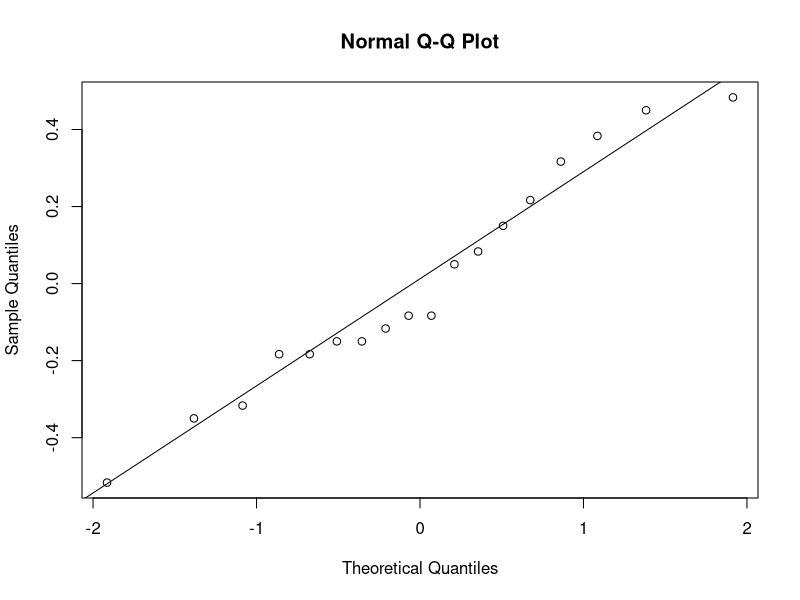
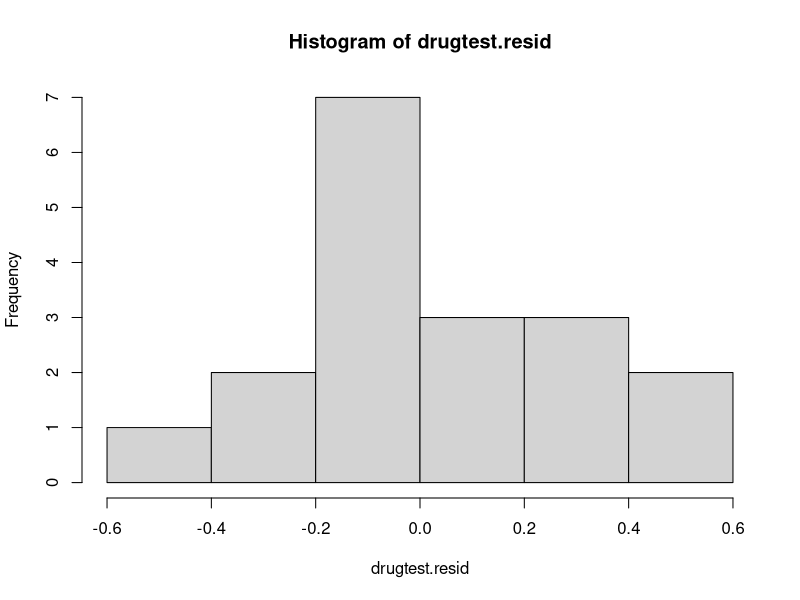

These figures' R source, in order:
## ---- chunk 1
library(tidyverse)
library(broom)
## ---- chunk 2
anova_data_navarro<-data.frame(part_id=c(4,5,6,13,14,15,8,9,16,17,18,7,1,2,3,10,11,12),
                               drug=c("anxifree","anxifree","anxifree","anxifree","anxifree","anxifree","joyzepam","joyzepam","joyzepam",
                                      "joyzepam","joyzepam","joyzepam","placebo","placebo","placebo","placebo","placebo","placebo"),
                               therapy=c("no.therapy","no.therapy","no.therapy","CBT","CBT","CBT","no.therapy","no.therapy",
                                         "CBT","CBT","CBT","no.therapy","no.therapy","no.therapy","no.therapy","CBT","CBT","CBT"),
                               result=c(0.6,0.4,0.2,1.1,0.8,1.2,1.7,1.3,1.8,1.3,1.4,1.4,0.5,0.3,0.1,0.6,0.9,0.3))
## ---- chunk 3
drugtest<-aov(result~drug,anova_data_navarro)
summary(drugtest)
## ---- chunk 4
drugtest_tidy<-tidy(drugtest)
## ---- chunk 5
pairwise.t.test(x=anova_data_navarro$result, 
                g=anova_data_navarro$drug,
                var.equal=TRUE,
                pool.sd=FALSE) 

pairwise.t.test(x=anova_data_navarro$result, 
                g=anova_data_navarro$drug,
                var.equal=TRUE,
                pool.sd=FALSE,
                p.adjust.method="bonferroni")
## ---- chunk 6
TukeyHSD(drugtest)
## ---- chunk 7
drugtest.resid<-residuals(drugtest)
qqnorm(drugtest.resid);qqline(drugtest.resid) #Using a base R version of a QQ plot
hist(drugtest.resid)
shapiro.test(drugtest.resid)
## ---- chunk 8
fligner.test(result~drug,data=anova_data_navarro)
## ---- chunk 9
kruskal.test(anova_data_navarro$result~anova_data_navarro$drug)
## ---- chunk 10
pollen_data<-read_csv("data/Midwest_Pollen_Data.csv")
## ---- chunk 11
pollen_aov<-aov(Picea~Region_fac,data=pollen_data)
summary(pollen_aov)
## ---- chunk 12
pollen_long<-pollen_data %>%
    pivot_longer(Picea:Herbsum,names_to="Pollen",values_to="Count")
region_aov<-function(pollen_type){
  pollen_sel<-pollen_long %>%
    filter(Pollen==pollen_type)
  
  aov_result<-aov(Count~Region_fac,data=pollen_sel)
  broom::tidy(aov_result) %>% 
    filter(term=="Region_fac") %>%
    mutate(type=pollen_type)
}

picea_aov<-region_aov("Picea")

results_all<-map_df(unique(pollen_long$Pollen),region_aov)
